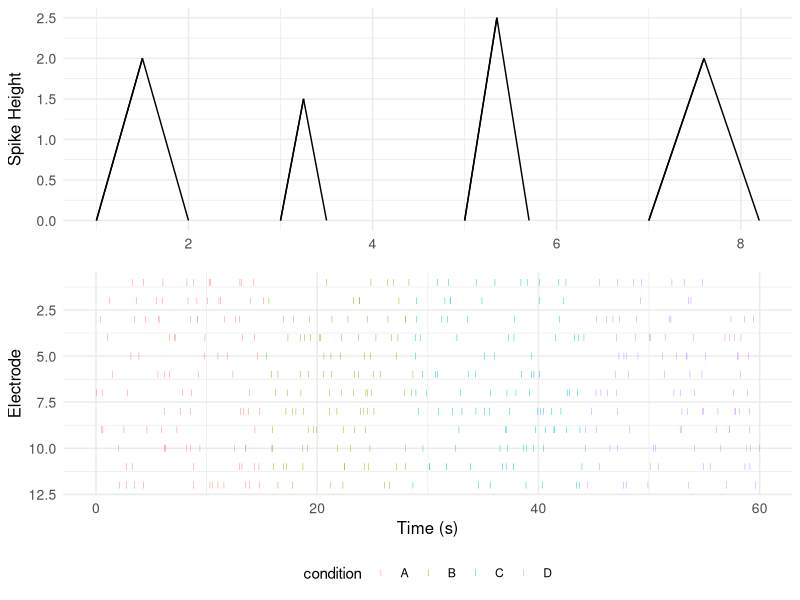

Here is the R script that generated this plot:
library(ggplot2)
library(patchwork)

# Example data for raster plot
set.seed(123)
time <- sort(runif(400, min=0, max=60))
electrode <- sample(1:12, 400, replace=TRUE)
condition <- rep(c("A", "B", "C", "D"), each=100)
df_raster <- data.frame(time=time, electrode=electrode, condition=condition)

# Example data for spike plot
df_spike <- data.frame(
  start_time = c(1, 3, 5, 7),
  duration = c(1, 0.5, 0.7, 1.2),
  height = c(2, 1.5, 2.5, 2)
)

# Function to create spike coordinates
spike_coords <- function(start_time, duration, height) {
  data.frame(
    x = c(start_time, start_time + duration / 2, start_time + duration),
    y = c(0, height, 0)
  )
}

# Create spike data
spike_data <- do.call(rbind, lapply(1:nrow(df_spike), function(i) {
  coords <- spike_coords(df_spike$start_time[i], df_spike$duration[i], df_spike$height[i])
  coords$group <- i
  coords
}))

# Create border data for spikes
border_data <- do.call(rbind, lapply(1:nrow(df_spike), function(i) {
  start_time <- df_spike$start_time[i]
  duration <- df_spike$duration[i]
  height <- df_spike$height[i]
  data.frame(
    x = c(start_time, start_time + duration / 2, start_time + duration / 2),
    y = c(0, height, height),
    xend = c(start_time + duration / 2, start_time, start_time + duration),
    yend = c(height, 0, 0),
    group = c(i, i, i)
  )
}))

# Create spike plot
spike_plot <- ggplot() +
  geom_polygon(data=spike_data, aes(x=x, y=y, group=group), fill="transparent") +
  geom_segment(data=border_data, aes(x=x, y=y, xend=xend, yend=yend, group=group), color="black", size=0.5) +
  labs(x="", y="Spike Height") +
  theme_minimal() +
  theme(
    axis.title.y = element_text(size=12),
    axis.text = element_text(size=10),
    plot.margin = margin(b = 0)
  )

# Create raster plot
raster_plot <- ggplot(df_raster, aes(x=time, y=electrode, color=condition)) +
  geom_point(shape=124) +
  scale_y_reverse() +
  labs(x="Time (s)", y="Electrode") +
  theme_minimal() +
  theme(
    axis.title = element_text(size=12),
    axis.text = element_text(size=10),
    legend.position = "bottom",
    plot.margin = margin(t = 0)
  )

# Combine plots
combined_plot <- spike_plot / raster_plot +
  plot_layout(heights = c(1, 1))  # Adjust the ratio as needed

# Display the combined plot
print(combined_plot)
